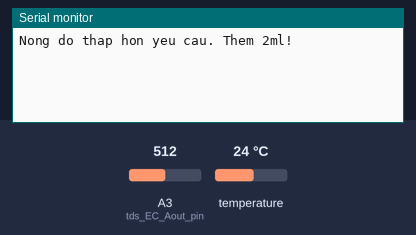
This sketch was run on a simulated Arduino Mega 2560, built with avr-gcc and run on an emulated ATmega2560. Parts: the last lines printed to the serial monitor. Inputs (shaded band) come from the test bench; at power-on: A3 (tds_EC_Aout_pin) = 512, temperature 24 °C.

Above: at 1.5 s.
1.6 s: A3 (tds_EC_Aout_pin) set to 358
At 2.2 s:
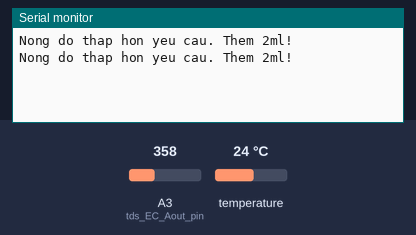
3.1 s: A3 (tds_EC_Aout_pin) set to 338
At 4.4 s:
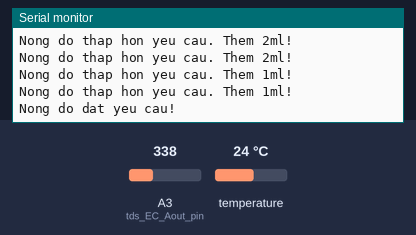

Measured:
- the behaviour switches between 351 and 350 on A3 (tds_EC_Aout_pin) (found by bisection; images 1 and 2)
- after the input at 3.1 s, the serial monitor: prints a new line after 0.74 s (image 2)

The sketch:

tds.ino
```cpp
/* - TDS Sensor -
+ Arduino Model: MEGA
*/

#include <OneWire.h>
#include <DallasTemperature.h>

// Resistors
const int tds_EC_R_chosen = 1000; // any resistor with the resistance of >300 ohm would work
const int tds_EC_R_pin = 25; // resistance of the pin

// tds_EC pins
const int tds_EC_Aout_pin = A3; // analog OUT
const int tds_EC_gnd_pin = 32;
const int tds_EC_vcc_pin = 33;

// Calibration constants
const float tds_EC_PPM_conversion = 0.7; // EC to PPM conversion constant
const float tds_EC_tempcoef = 0.019; // Temperature coefficient
const float tds_EC_K = 2.88;

// tds_temp pins
const int tds_onewire_bus = 35;
const int tds_temp_vcc_pin = 36;
const int tds_temp_gnd_pin = 37;

// Initialize libraries' objects
OneWire tds_onewire(tds_onewire_bus);
DallasTemperature tds_temp_sensor(&tds_onewire);

// Solution's temperature
float tds_temp_temperature;

// Solution's electrical conductivity
float tds_EC_ECval;
float tds_EC_EC25val; // reference value at 25 degree Celsius

// Solution's ppm
int tds_EC_ppm;

void setup() {
    // Initialize Serial object
    Serial.begin(9600);

    // Set up TDS Temperature sensor pins
    pinMode(tds_temp_vcc_pin, OUTPUT);
    digitalWrite(tds_temp_vcc_pin, HIGH);

    pinMode(tds_temp_gnd_pin, OUTPUT);
    digitalWrite(tds_temp_gnd_pin, LOW);

    // Set up TDS EC sensor pins
    pinMode(tds_EC_vcc_pin, OUTPUT);

    pinMode(tds_EC_gnd_pin, OUTPUT);
    digitalWrite(tds_EC_gnd_pin, LOW);

    pinMode(tds_EC_Aout_pin, INPUT);

    tds_temp_sensor.begin();
}

void loop() {
    // Read solution's temperature
    tds_temp_sensor.requestTemperatures();
    tds_temp_temperature = tds_temp_sensor.getTempCByIndex(0);

    // Provide tds_EC_vcc_pin with HIGH voltage to start measuring
    // Then stop after measurement has been done
    digitalWrite(tds_EC_vcc_pin, HIGH);
    // Read EC's analog input twice, since first read returns incorrect result
    float tds_EC_V_raw;
    for (int i = 0; i < 2; i++) {
        tds_EC_V_raw = analogRead(tds_EC_Aout_pin);
    }
    digitalWrite(tds_EC_vcc_pin, LOW);

    // Calculations
    float tds_EC_V_in = 5;
    float tds_EC_V_drop = (tds_EC_V_in * tds_EC_V_raw) / 1024.0;
    float tds_EC_R_solution = (tds_EC_V_drop * tds_EC_R_chosen) / (tds_EC_V_in - tds_EC_V_drop) - tds_EC_R_pin;
    float tds_EC_ECval = 1000 / (tds_EC_R_solution * tds_EC_K);
    float tds_EC_EC25val = tds_EC_ECval / (1 + tds_EC_tempcoef * (tds_temp_temperature - 25.0));
    tds_EC_ppm = (tds_EC_EC25val) * (tds_EC_PPM_conversion * 1000);

    // Print out result on the Serial monitor
    if (tds_EC_ppm < 100) {
        Serial.println("Nong do thap hon yeu cau. Them 3ml!");
    }
    else if (tds_EC_ppm < 300) {
        Serial.println("Nong do thap hon yeu cau. Them 2ml!");
    }
    else if (tds_EC_ppm < 500) {
        Serial.println("Nong do thap hon yeu cau. Them 1ml!");
    }
    else if (tds_EC_ppm >= 500 && tds_EC_ppm <= 800) {
        Serial.println("Nong do dat yeu cau!");
    }
    else if (tds_EC_ppm > 800) {
        Serial.println("Nong do qua cao!");
    }
}
```
